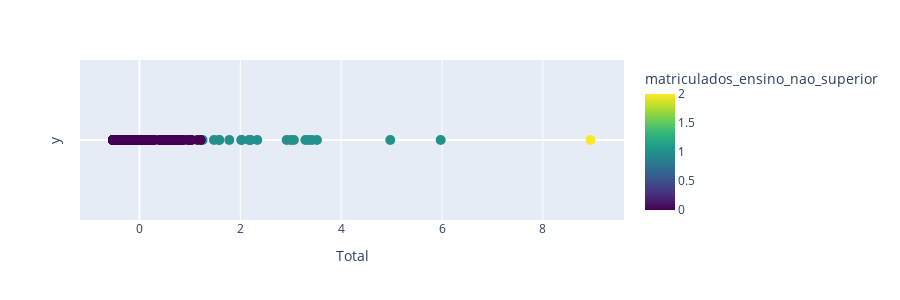

This figure's notebook cell:
### Code cell
clustered_df = aplicar_kmeans(only_municipalities_df,3,nome_cluster='matriculados_ensino_nao_superior')
save_clustered_df_to_csv(clustered_df,"csv_files/", "1_Alunos matriculados no ensino não superior em ofertas de educação e formação.csv")

### Figure 1 — Plotly figure (JSON) as saved in the notebook; plotly's stock layout.template omitted (floating-point values rounded to 4 significant figures; data arrays with more than 128 entries replaced by an {"elided": "..."} marker saying what was removed)
{"data": [{"customdata": {"elided": "308x3 mixed values"}, "hovertemplate": "valor=%{x}<br>y=%{y}<br>local=%{customdata[0]}<br>codigo=%{customdata[1]}<br>Total=%{customdata[2]}<br>matriculados_ensino_nao_superior=%{marker.color}<extra></extra>", "legendgroup": "", "marker": {"color": {"elided": "308 int values"}, "coloraxis": "coloraxis", "size": 10, "symbol": "circle"}, "mode": "markers", "name": "", "orientation": "v", "showlegend": false, "type": "scatter", "x": {"elided": "308 float values"}, "xaxis": "x", "y": {"elided": "308 int values"}, "yaxis": "y"}], "layout": {"coloraxis": {"colorbar": {"title": {"text": "matriculados_ensino_nao_superior"}}, "colorscale": [[0, "#440154"], [0.1111, "#482878"], [0.2222, "#3e4989"], [0.3333, "#31688e"], [0.4444, "#26828e"], [0.5556, "#1f9e89"], [0.6667, "#35b779"], [0.7778, "#6ece58"], [0.8889, "#b5de2b"], [1, "#fde725"]]}, "height": 300, "legend": {"tracegroupgap": 0}, "margin": {"t": 60}, "xaxis": {"anchor": "y", "domain": [0, 1], "title": {"text": "Total"}}, "yaxis": {"anchor": "x", "domain": [0, 1], "showgrid": false, "showticklabels": false, "title": {"text": "y"}}}}
